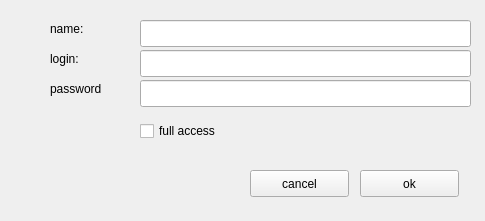
<?xml version="1.0" encoding="UTF-8"?>
<ui version="4.0">
 <class>newCrmUser</class>
 <widget class="QWidget" name="newCrmUser">
  <property name="geometry">
   <rect>
    <x>0</x>
    <y>0</y>
    <width>485</width>
    <height>221</height>
   </rect>
  </property>
  <property name="windowTitle">
   <string>Form</string>
  </property>
  <widget class="QLineEdit" name="namelineEdit">
   <property name="geometry">
    <rect>
     <x>140</x>
     <y>20</y>
     <width>331</width>
     <height>27</height>
    </rect>
   </property>
  </widget>
  <widget class="QLineEdit" name="loginlineEdit">
   <property name="geometry">
    <rect>
     <x>140</x>
     <y>50</y>
     <width>331</width>
     <height>27</height>
    </rect>
   </property>
  </widget>
  <widget class="QLabel" name="label">
   <property name="geometry">
    <rect>
     <x>50</x>
     <y>20</y>
     <width>67</width>
     <height>17</height>
    </rect>
   </property>
   <property name="text">
    <string>name:</string>
   </property>
  </widget>
  <widget class="QLabel" name="label_2">
   <property name="geometry">
    <rect>
     <x>50</x>
     <y>50</y>
     <width>67</width>
     <height>17</height>
    </rect>
   </property>
   <property name="text">
    <string>login:</string>
   </property>
  </widget>
  <widget class="QPushButton" name="cancelpushButton">
   <property name="geometry">
    <rect>
     <x>250</x>
     <y>170</y>
     <width>99</width>
     <height>27</height>
    </rect>
   </property>
   <property name="text">
    <string>cancel</string>
   </property>
  </widget>
  <widget class="QPushButton" name="okpushButton">
   <property name="geometry">
    <rect>
     <x>360</x>
     <y>170</y>
     <width>99</width>
     <height>27</height>
    </rect>
   </property>
   <property name="text">
    <string>ok</string>
   </property>
  </widget>
  <widget class="QCheckBox" name="accesscheckBox">
   <property name="geometry">
    <rect>
     <x>140</x>
     <y>120</y>
     <width>97</width>
     <height>22</height>
    </rect>
   </property>
   <property name="text">
    <string>full access</string>
   </property>
  </widget>
  <widget class="QLabel" name="label_3">
   <property name="geometry">
    <rect>
     <x>50</x>
     <y>80</y>
     <width>67</width>
     <height>17</height>
    </rect>
   </property>
   <property name="text">
    <string>password</string>
   </property>
  </widget>
  <widget class="QLineEdit" name="passwordlineEdit">
   <property name="geometry">
    <rect>
     <x>140</x>
     <y>80</y>
     <width>331</width>
     <height>27</height>
    </rect>
   </property>
   <property name="echoMode">
    <enum>QLineEdit::Password</enum>
   </property>
  </widget>
 </widget>
 <resources/>
 <connections/>
</ui>
